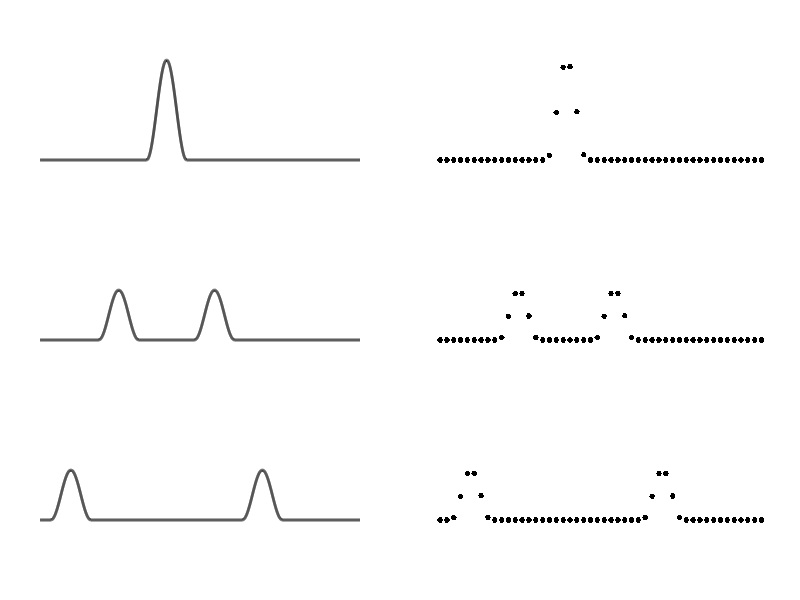

MATLAB code for this plot:
clear all;
close all;
fs = 8000;
t = (1:fs)' + 543;
y = sin(2 * pi * t / fs) + sin(3 * pi * t / fs) + sin(6.5 * pi * t / fs);

N = length(t);

y = zeros(N, 1);
startPoint = floor(N/3);
endPoint = startPoint + 1000;
y(startPoint : endPoint-1) = 5 * hann(endPoint-startPoint);
uNext = zeros(N, 1);

u = y;
uPrev = y;

lambdaSq = 1;
N = N - 4;
B = sparse(2:N, 1:N-1, lambdaSq * ones(1, N-1), N, N) + ...
    sparse(1:N, 1:N, (2 - 2 * lambdaSq) * ones(1, N), N, N) + ...
    sparse(1:N-1, 2:N, lambdaSq * ones(1, N-1), N, N);
C = sparse(1:N, 1:N, -1 * ones(1, N), N, N);
N = N + 4;
figure('Renderer', 'painters', 'Position', [200 200 1000 300])
loops = 3001;
set(gcf, 'Color', 'white')
continuous = false;
bc = 'ss';
j = 0;
        
subplot(1, 2, 1)

set(gca, 'FontSize', 15, 'Color', 'white', 'Position', [0.02 0.10 0.45 0.8])
dist = 150;
axisOff = true;

for n = 1:loops
    uNext(3:N-2) = B * u(3:N-2) + C * uPrev(3:N-2);
%     uNext(172:N-172) = B(172:N-172, 172:N-172) * u(172:N-172) + C(172:N-172, 172:N-172) * uPrev(172:N-172);
    uPrev = u;
    u = uNext;
%     if mod(n,1196) == 1 && n <= 1196*2
%         subplot(1, 2, 1)
%         c = (0.5 * cos(2 * pi * n/1196) + 0.5)^5 * 0.9 + 0.1;
% %         c = abs((n-1096)/dist) / (1296/dist);
%         plot(uNext - (n-1196)/dist, 'color', [0, 0, 0, c], 'LineWidth', 2)
%         hold on;
%         s = floor((n*1000 - 1) / fs) / 1000;
%         if mod(s * 1000, 1) == 1
%             string = ['t = ', num2str(s), '0 s'];
%         else
%             string = ['t = ', num2str(s), ' s'];
%         end
%         if axisOff
%             axis off;
%         end
% %             set(gcf, 'Color', 'w')
%         xlim([0, 9000])
%         ylim([-8, 14])
%         drawnow;                        
%         continuous = false;
%     end

    if mod(n,1196) == 1
        j = j + 1;
        subplot(3, 2, j)

        plot(uNext, 'k', 'LineWidth', 2);
        if axisOff
            axis off;
        end
        set(gca, 'FontSize', 15, 'Color', 'white', 'Position', [0.05, 1-0.15*(j+1), 0.45, 0.2])
        xlim([0, 9000])
        ylim([-1, 5])
        drawnow;

    end
    if mod(n, 1196) == 1
        j = j + 1;
        subplot(3, 2, j)
        scatter(1:171:N + 171, [uNext(1:171:N); 0], 160, 'k', '.')
%         title (string, 'horizontalAlignment', 'center');
        if axisOff
            axis off;
        end
        set(gca, 'FontSize', 15, 'Color', 'white', 'Position', [0.55, 1-0.15*j, 0.45, 0.2])
        xlim([0, 9000])
        ylim([-1, 5])
        drawnow;
    end
end
